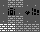

Below is a game level as drawn by its tile map, then a one-line description and the .tmx file that defines it, in full:
An orthogonal 5x4 tile map with 8x8 px tiles, 1 tile layer (Tile Layer 1).

<map version="1.5" tiledversion="1.6.0" orientation="orthogonal" renderorder="right-down" width="5" height="4" tilewidth="8" tileheight="8" infinite="0" nextlayerid="2" nextobjectid="1">
 <tileset firstgid="1" source="bg.tsx" />
 <layer id="1" name="Tile Layer 1" width="5" height="4">
  <data encoding="csv">
2,72,72,2,2,
2,64,2,73,15,
2,72,72,2,2,
3,3,72,72,72
</data>
 </layer>
</map>
